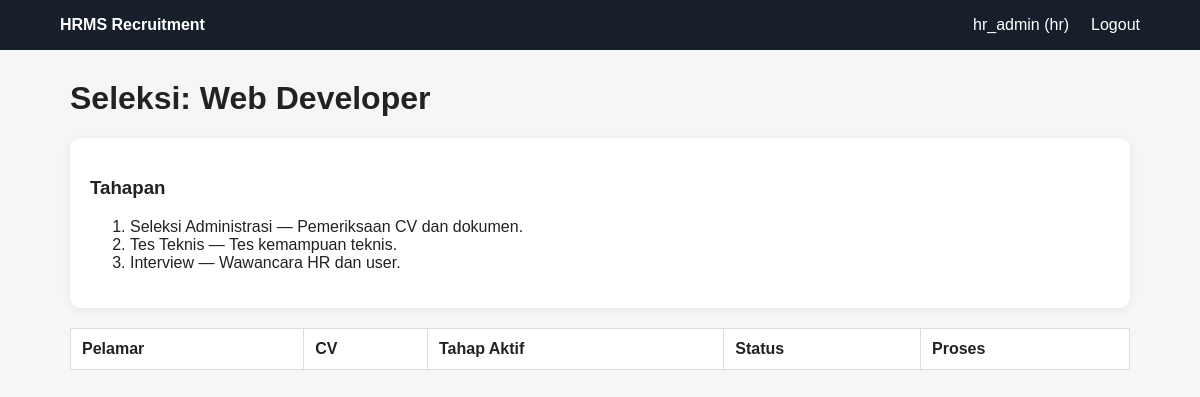
The app's page /hr/seleksi.php?id=1 (signed in) with its own data.
### tables this page shows
CREATE TABLE tahapan_seleksi (
    id_tahapan INT AUTO_INCREMENT PRIMARY KEY,
    id_lowongan INT NOT NULL,
    nama_tahapan VARCHAR(100) NOT NULL,
    urutan INT NOT NULL,
    deskripsi TEXT NULL,
    UNIQUE KEY uq_tahapan (id_lowongan, urutan),
    CONSTRAINT fk_tahapan_lowongan FOREIGN KEY (id_lowongan) REFERENCES lowongan(id_lowongan) ON UPDATE CASCADE ON DELETE CASCADE
);

### config/auth.php (called while the page is built, shortened)
<?php
function e($v){return htmlspecialchars((string)($v??''),ENT_QUOTES,'UTF-8');}

### hr/seleksi.php (the view)
<?php require_once '../config/auth.php';require_once '../config/database.php';require_once '../config/layout.php';require_role('hr');$lowongan=(int)($_GET['id']??0);$s=$pdo->prepare('SELECT l.*,d.nama_divisi FROM lowongan l JOIN divisi d ON d.id_divisi=l.id_divisi WHERE l.id_lowongan=?');$s->execute([$lowongan]);$job=$s->fetch();if(!$job)die('Lowongan tidak ditemukan.');if($_SERVER['REQUEST_METHOD']==='POST'){$id=(int)$_POST['id_lamaran'];$hasil=$_POST['hasil'];$cat=trim($_POST['catatan']??'');$q=$pdo->prepare('SELECT la.*,la.id_tahapan_aktif,ts.urutan FROM lamaran la LEFT JOIN tahapan_seleksi ts ON ts.id_tahapan=la.id_tahapan_aktif WHERE la.id_lamaran=? AND la.id_lowongan=?');$q->execute([$id,$lowongan]);$la=$q->fetch();if($la && $la['status_lamaran']==='Diproses' && $la['id_tahapan_aktif']){$pdo->beginTransaction();$pdo->prepare('INSERT INTO hasil_seleksi(id_lamaran,id_tahapan,hasil,catatan) VALUES(?,?,?,?) ON DUPLICATE KEY UPDATE hasil=VALUES(hasil),catatan=VALUES(catatan),tanggal_seleksi=NOW()')->execute([$id,$la['id_tahapan_aktif'],$hasil,$cat]);if($hasil==='Tidak Lulus'){$pdo->prepare('UPDATE lamaran SET status_lamaran="Ditolak",id_tahapan_aktif=NULL WHERE id_lamaran=?')->execute([$id]);}else{$next=$pdo->prepare('SELECT id_tahapan FROM tahapan_seleksi WHERE id_lowongan=? AND urutan>? ORDER BY urutan LIMIT 1');$next->execute([$lowongan,$la['urutan']]);$n=$next->fetchColumn();if($n){$pdo->prepare('UPDATE lamaran SET id_tahapan_aktif=? WHERE id_lamaran=?')->execute([$n,$id]);}else{$pdo->prepare('UPDATE lamaran SET status_lamaran="Diterima",id_tahapan_aktif=NULL WHERE id_lamaran=?')->execute([$id]);}}$pdo->commit();flash('Hasil seleksi disimpan.');}header('Location: seleksi.php?id='.$lowongan);exit;}$q=$pdo->prepare('SELECT la.*,p.nama,p.email,ts.nama_tahapan,ts.urutan FROM lamaran la JOIN pelamar p ON p.id_pelamar=la.id_pelamar LEFT JOIN tahapan_seleksi ts ON ts.id_tahapan=la.id_tahapan_aktif WHERE la.id_lowongan=? ORDER BY la.id_lamaran DESC');$q->execute([$lowongan]);$apps=$q->fetchAll();page_header('Seleksi: '.$job['judul_lowongan']);?><div class="card"><h3>Tahapan</h3><ol><?php $st=$pdo->prepare('SELECT * FROM tahapan_seleksi WHERE id_lowongan=? ORDER BY urutan');$st->execute([$lowongan]);foreach($st as $x):?><li><?=e($x['nama_tahapan'])?> — <?=e($x['deskripsi'])?></li><?php endforeach;?></ol></div><table><tr><th>Pelamar</th><th>CV</th><th>Tahap Aktif</th><th>Status</th><th>Proses</th></tr><?php foreach($apps as $a):?><tr><td><strong><?=e($a['nama'])?></strong><br><?=e($a['email'])?></td><td><?php if(!empty($a['cv_path'])):?><a href="download_cv.php?id=<?=$a['id_lamaran']?>" target="_blank">Lihat CV</a><?php else:?>Tidak ada<?php endif;?></td><td><?=e($a['nama_tahapan']?:'-')?></td><td><?=e($a['status_lamaran'])?></td><td><?php if($a['status_lamaran']==='Diproses' && $a['id_tahapan_aktif']):?><form method="post"><input type="hidden" name="id_lamaran" value="<?=$a['id_lamaran']?>"><select name="hasil"><option value="Lulus">Lulus</option><option value="Tidak Lulus">Tidak Lulus</option></select><textarea name="catatan" placeholder="Catatan HR"></textarea><button class="btn">Simpan Hasil</button></form><?php else:?>Selesai<?php endif;?></td></tr><?php endforeach;?></table><?php page_footer();

### assets/style.css (style rules this page uses)
* { box-sizing:border-box }
body { font-family:Arial,sans-serif;background:#f4f6f8;color:#222;margin:0 }
.card { background:#fff;padding:20px;margin:15px 0;border-radius:10px;box-shadow:0 2px 8px #0001 }
table { width:100%;border-collapse:collapse;background:#fff;margin-top:20px }
th,td { padding:11px;border:1px solid #ddd;text-align:left;vertical-align:top }

### records on screen
tahapan_seleksi: nama_tahapan "Seleksi Administrasi", deskripsi "Pemeriksaan CV dan dokumen."
tahapan_seleksi: nama_tahapan "Tes Teknis", deskripsi "Tes kemampuan teknis."
tahapan_seleksi: nama_tahapan "Interview", deskripsi "Wawancara HR dan user."

### other values on screen
$u['nama'] "hr_admin"
$u['role'] "hr"
$title "Seleksi: Web Developer"
